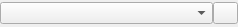
<?xml version="1.0" encoding="UTF-8"?>
<ui version="4.0">
 <class>WindowEdit</class>
 <widget class="QWidget" name="WindowEdit">
  <property name="geometry">
   <rect>
    <x>0</x>
    <y>0</y>
    <width>238</width>
    <height>27</height>
   </rect>
  </property>
  <property name="windowTitle">
   <string>Form</string>
  </property>
  <layout class="QHBoxLayout" name="horizontalLayout">
   <property name="spacing">
    <number>0</number>
   </property>
   <property name="margin">
    <number>0</number>
   </property>
   <item>
    <widget class="ActionTools::CodeComboBox" name="window"/>
   </item>
   <item>
    <widget class="ActionTools::ChooseWindowPushButton" name="choose">
     <property name="maximumSize">
      <size>
       <width>25</width>
       <height>16777215</height>
      </size>
     </property>
     <property name="text">
      <string/>
     </property>
    </widget>
   </item>
  </layout>
 </widget>
 <customwidgets>
  <customwidget>
   <class>ActionTools::ChooseWindowPushButton</class>
   <extends>QPushButton</extends>
   <header>actiontools/choosewindowpushbutton.hpp</header>
  </customwidget>
  <customwidget>
   <class>ActionTools::CodeComboBox</class>
   <extends>QComboBox</extends>
   <header>actiontools/codecombobox.hpp</header>
  </customwidget>
 </customwidgets>
 <resources/>
 <connections/>
</ui>
